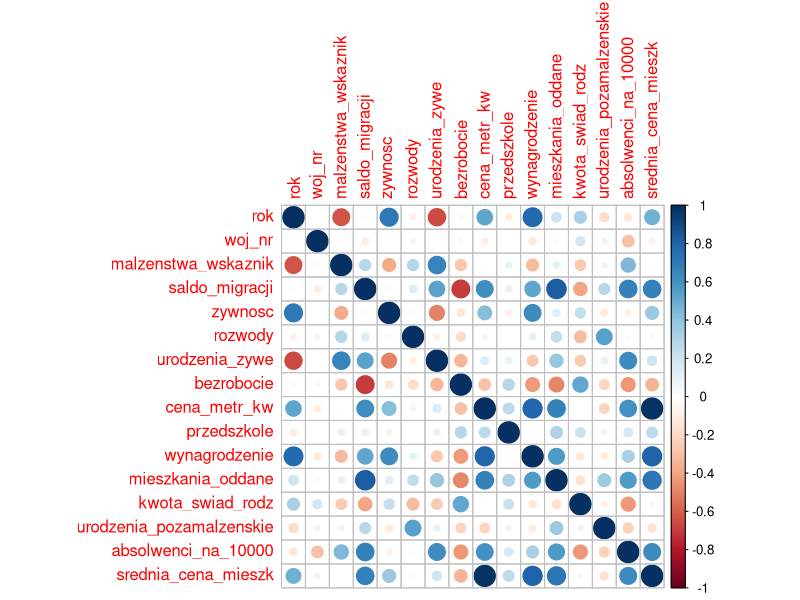

Write R code to recreate this figure.
library(readxl)
library(psych)
library(corrplot)

# Wczytanie pliku Excel
data <- read_excel("dane.xlsx")

# Sprawdzenie wczytanych danych
head(data)

# Podstawowe statystyki dla danych
describe(data)

# Współczynnik zmienności (CV) - obsługuje brakujące wartości
cv <- function(x) {
  if (length(x) > 1 && !all(is.na(x))) {
    return(sd(x, na.rm = TRUE) / mean(x, na.rm = TRUE) * 100)
  } else {
    return(NA)  # Zwróć NA dla zmiennej z jednym elementem lub jeśli cała jest NA
  }
}

# Wybór tylko kolumn numerycznych
data_numeric <- data[sapply(data, is.numeric)]

# Obliczanie współczynnika zmienności (CV) dla każdej zmiennej numerycznej
cv_values <- sapply(data_numeric, cv)
print(cv_values)

# Obliczanie macierzy korelacji dla zmiennych numerycznych
cor_matrix <- cor(data_numeric, use = "complete.obs")  # 'complete.obs' ignoruje brakujące wartości

# Wykres korelacji
corrplot(cor_matrix, method = "circle")
